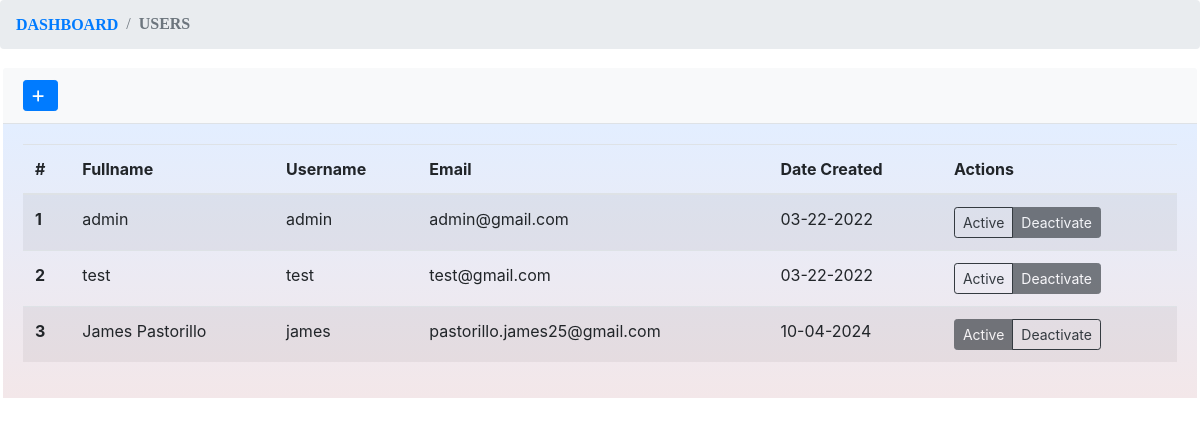
The page /admin/pages/users.php on the database as committed earlier.
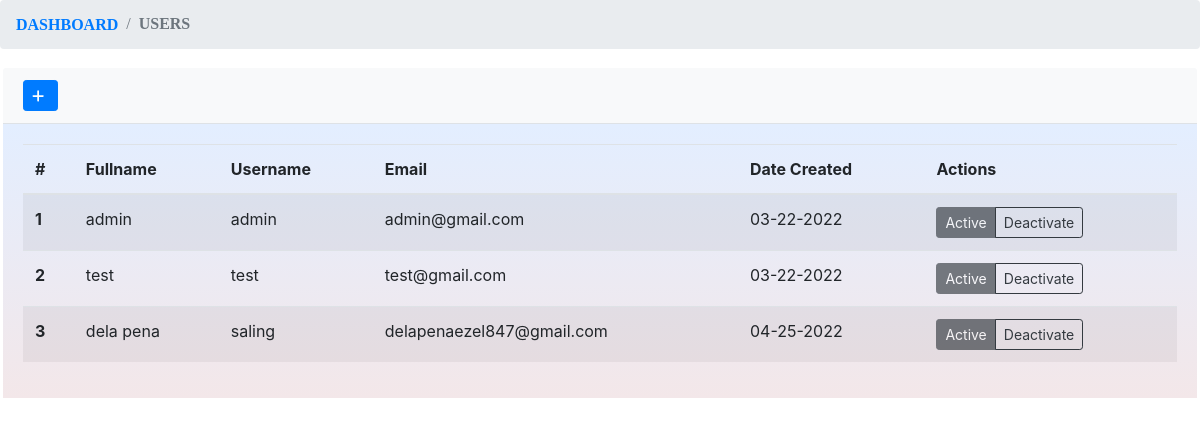
The same page on the database as committed later.
### tables this page shows
CREATE TABLE `tbluser` (
  `id` int(11) NOT NULL,
  `fullname` varchar(150) NOT NULL,
  `username` varchar(150) NOT NULL,
  `email` varchar(150) NOT NULL,
  `password` varchar(250) NOT NULL,
  `status` int(11) NOT NULL,
  `date_created` datetime NOT NULL DEFAULT current_timestamp(),
  `verification_code` text NOT NULL,
  `email_verified_at` datetime DEFAULT NULL
);

### admin/pages/users.php (the view, shortened to what this page needs)
<!doctype html>
<html lang="en">
  <head>
    <link rel="stylesheet" href="./assets/bootstrap/css/bootstrap.min.css" />
    <link rel="stylesheet" href="https://cdnjs.cloudflare.com/ajax/libs/font-awesome/4.7.0/css/font-awesome.min.css">
    <link rel="stylesheet" href="./assets/styles.css" />
  </head>
<div>
    <nav aria-label="breadcrumb">
        <ol class="breadcrumb">
        <li class="breadcrumb-item"><a href="/ceres/admin" style="font-family: 'Times New Roman', serif;"><b>DASHBOARD</b></a></li>
            <li class="breadcrumb-item active" aria-current="page" style="font-family: 'Times New Roman', serif;"><b>USERS</b></li>
         </ol>
    </nav>
    <div class="card">
        <div class="card-header">
            <button type="button" class="btn btn-primary btn-sm" data-toggle="modal" data-target="#newUserModal">
            <i class="fa fa-plus" >   New User </i>
            </button>
        </div>
        <div class="card-body" style="background-image: linear-gradient(to top, #f3e7e9 0%, #e3eeff 99%, #e3eeff 100%);">
            <table id="myTable" class="table table-striped">
                <thead>
                    <tr>
                        <th scope="col">#</th>
                        <th scope="col">Fullname</th>
                        <th scope="col">Username</th>
                        <th scope="col">Email</th>
                        <th scope="col">Date Created</th>
                        <th scope="col">Actions</th>
                    </tr>
                </thead>
                <tbody>
                    <?php
                    $result = mysqli_query($conn,"SELECT * FROM tbluser");
                    $i=1;
                    while($row = mysqli_fetch_array($result)) {
                ?>
                    <tr id="<?php echo $row["id"]; ?>">
                        <th scope="row"><?php echo $i; ?></th>
                        <td>
                            <?php echo $row["fullname"]; ?>
                        </td>
                        <td><?php echo $row["username"]; ?></td>
                        <td><?php echo $row["email"]; ?></td>
                        <td><?php echo date('m-d-Y', strtotime($row["date_created"])); ?></td>
                        <td>
                            <?php
                            if($row['status'] === '1'){
                                ?>
                            <div class="btn-group btn-group-sm" role="group" aria-label="<?php echo $row["id"]; ?>">
                                <button class="btn btn-dark" disabled>Active</button>
                                <button class="btn btn-outline-dark"
                                    onclick="handleUserStatus(<?php echo $row['id']; ?>, '0')">Deactivate</button>
                            </div>
                            <?php
                            }else{
                                ?>
                            <div class="btn-group btn-group-sm" role="group" aria-label="<?php echo $row["id"]; ?>">
                                <button class="btn btn-outline-dark"
                                    onclick="handleUserStatus(<?php echo $row['id']; ?>, '1')">Active</button>
                                <button class="btn btn-dark" disabled>Deactivate</button>
                            </div>
                            <?php
                            }
                        ?>
                        </td>
                    </tr>
                    <?php
				    $i++;
				    }
				?>
                </tbody>
            </table>
        </div>
    </div>
</div>

Rows that differ between the two databases and show on the page:
removed tbluser: fullname "James Pastorillo", username "james", email "pastorillo.james25@gmail.com", date_created "10-04-2024"
changed tbluser "admin": status 0 → 1 (drawn)
changed tbluser "test": status 0 → 1 (drawn)
added tbluser: fullname "dela pena", username "saling", email "delapenaezel847@gmail.com", date_created "04-25-2022"
